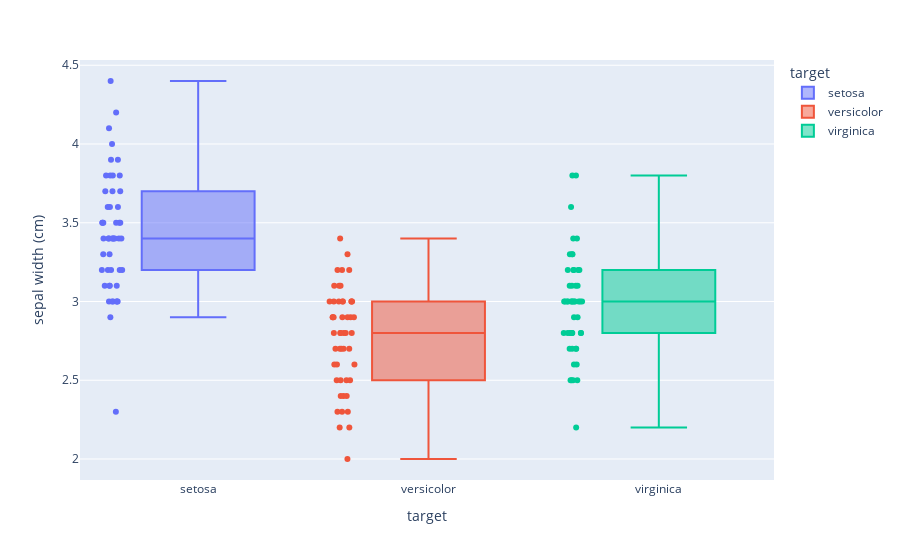

The notebook cell this image was saved under:
### Code cell
px.box(data_frame= iris_data,
 x = "target",
 y="sepal width (cm)", 
 color = "target", 
 points= "all"
  )

### Figure 1 — Plotly figure (JSON) as saved in the notebook; plotly's stock layout.template omitted (floating-point values rounded to 4 significant figures)
{"data": [{"alignmentgroup": "True", "boxpoints": "all", "hovertemplate": "target=%{x}<br>sepal width (cm)=%{y}<extra></extra>", "legendgroup": "setosa", "marker": {"color": "#636efa"}, "name": "setosa", "notched": false, "offsetgroup": "setosa", "orientation": "v", "showlegend": true, "type": "box", "x": ["setosa", "setosa", "setosa", "setosa", "setosa", "setosa", "setosa", "setosa", "setosa", "setosa", "setosa", "setosa", "setosa", "setosa", "setosa", "setosa", "setosa", "setosa", "setosa", "setosa", "setosa", "setosa", "setosa", "setosa", "setosa", "setosa", "setosa", "setosa", "setosa", "setosa", "setosa", "setosa", "setosa", "setosa", "setosa", "setosa", "setosa", "setosa", "setosa", "setosa", "setosa", "setosa", "setosa", "setosa", "setosa", "setosa", "setosa", "setosa", "setosa", "setosa"], "x0": " ", "xaxis": "x", "y": [3.5, 3, 3.2, 3.1, 3.6, 3.9, 3.4, 3.4, 2.9, 3.1, 3.7, 3.4, 3, 3, 4, 4.4, 3.9, 3.5, 3.8, 3.8, 3.4, 3.7, 3.6, 3.3, 3.4, 3, 3.4, 3.5, 3.4, 3.2, 3.1, 3.4, 4.1, 4.2, 3.1, 3.2, 3.5, 3.6, 3, 3.4, 3.5, 2.3, 3.2, 3.5, 3.8, 3, 3.8, 3.2, 3.7, 3.3], "y0": " ", "yaxis": "y"}, {"alignmentgroup": "True", "boxpoints": "all", "hovertemplate": "target=%{x}<br>sepal width (cm)=%{y}<extra></extra>", "legendgroup": "versicolor", "marker": {"color": "#EF553B"}, "name": "versicolor", "notched": false, "offsetgroup": "versicolor", "orientation": "v", "showlegend": true, "type": "box", "x": ["versicolor", "versicolor", "versicolor", "versicolor", "versicolor", "versicolor", "versicolor", "versicolor", "versicolor", "versicolor", "versicolor", "versicolor", "versicolor", "versicolor", "versicolor", "versicolor", "versicolor", "versicolor", "versicolor", "versicolor", "versicolor", "versicolor", "versicolor", "versicolor", "versicolor", "versicolor", "versicolor", "versicolor", "versicolor", "versicolor", "versicolor", "versicolor", "versicolor", "versicolor", "versicolor", "versicolor", "versicolor", "versicolor", "versicolor", "versicolor", "versicolor", "versicolor", "versicolor", "versicolor", "versicolor", "versicolor", "versicolor", "versicolor", "versicolor", "versicolor"], "x0": " ", "xaxis": "x", "y": [3.2, 3.2, 3.1, 2.3, 2.8, 2.8, 3.3, 2.4, 2.9, 2.7, 2, 3, 2.2, 2.9, 2.9, 3.1, 3, 2.7, 2.2, 2.5, 3.2, 2.8, 2.5, 2.8, 2.9, 3, 2.8, 3, 2.9, 2.6, 2.4, 2.4, 2.7, 2.7, 3, 3.4, 3.1, 2.3, 3, 2.5, 2.6, 3, 2.6, 2.3, 2.7, 3, 2.9, 2.9, 2.5, 2.8], "y0": " ", "yaxis": "y"}, {"alignmentgroup": "True", "boxpoints": "all", "hovertemplate": "target=%{x}<br>sepal width (cm)=%{y}<extra></extra>", "legendgroup": "virginica", "marker": {"color": "#00cc96"}, "name": "virginica", "notched": false, "offsetgroup": "virginica", "orientation": "v", "showlegend": true, "type": "box", "x": ["virginica", "virginica", "virginica", "virginica", "virginica", "virginica", "virginica", "virginica", "virginica", "virginica", "virginica", "virginica", "virginica", "virginica", "virginica", "virginica", "virginica", "virginica", "virginica", "virginica", "virginica", "virginica", "virginica", "virginica", "virginica", "virginica", "virginica", "virginica", "virginica", "virginica", "virginica", "virginica", "virginica", "virginica", "virginica", "virginica", "virginica", "virginica", "virginica", "virginica", "virginica", "virginica", "virginica", "virginica", "virginica", "virginica", "virginica", "virginica", "virginica", "virginica"], "x0": " ", "xaxis": "x", "y": [3.3, 2.7, 3, 2.9, 3, 3, 2.5, 2.9, 2.5, 3.6, 3.2, 2.7, 3, 2.5, 2.8, 3.2, 3, 3.8, 2.6, 2.2, 3.2, 2.8, 2.8, 2.7, 3.3, 3.2, 2.8, 3, 2.8, 3, 2.8, 3.8, 2.8, 2.8, 2.6, 3, 3.4, 3.1, 3, 3.1, 3.1, 3.1, 2.7, 3.2, 3.3, 3, 2.5, 3, 3.4, 3], "y0": " ", "yaxis": "y"}], "layout": {"boxmode": "overlay", "legend": {"title": {"text": "target"}, "tracegroupgap": 0}, "margin": {"t": 60}, "xaxis": {"anchor": "y", "categoryarray": ["setosa", "versicolor", "virginica"], "categoryorder": "array", "domain": [0, 1], "title": {"text": "target"}}, "yaxis": {"anchor": "x", "domain": [0, 1], "title": {"text": "sepal width (cm)"}}}}
